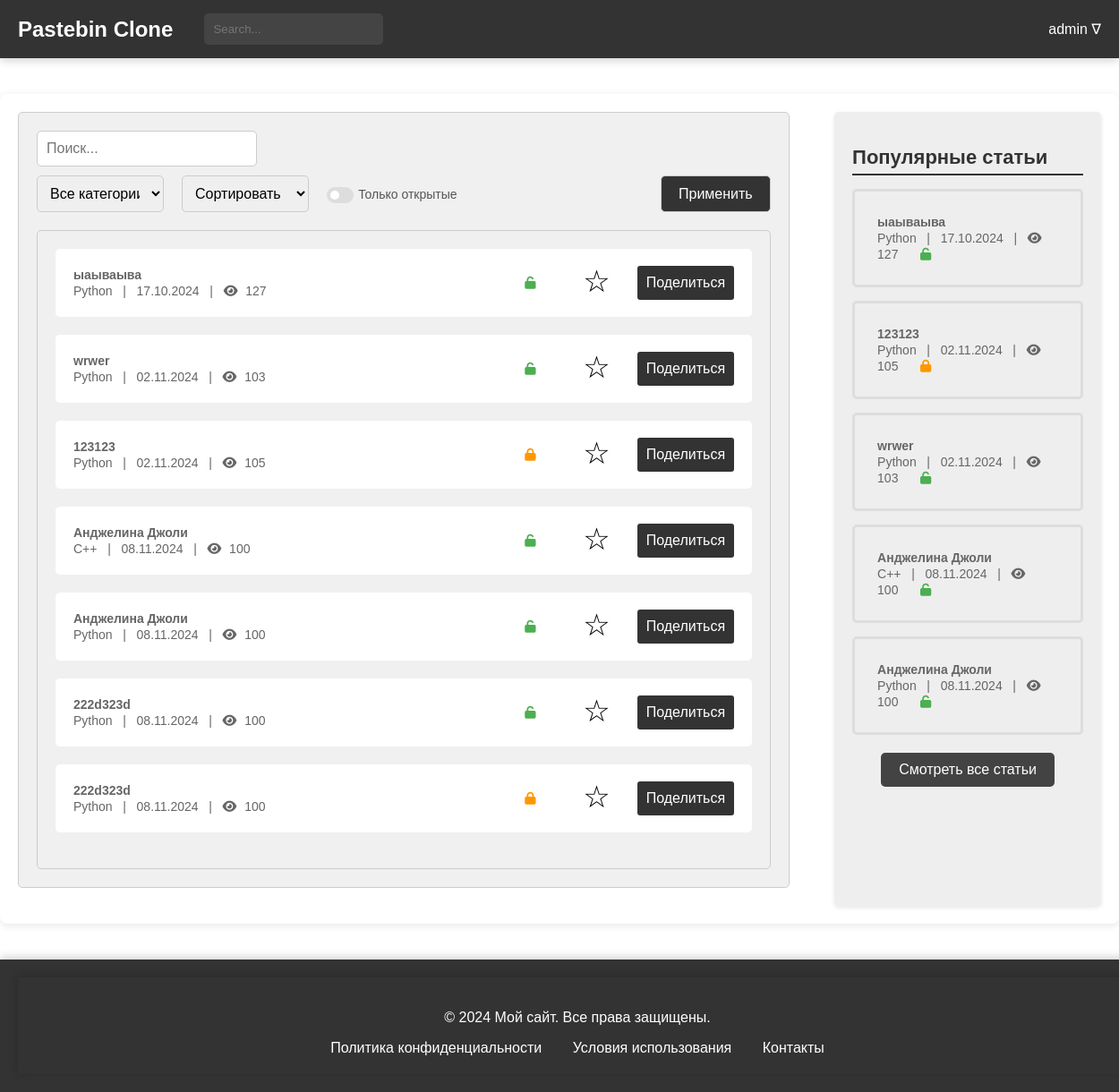
/posts_check/ (signed in), run on the app's committed database.
### users/models.py (models this page shows, shortened)
class CustomUser(AbstractUser):
    bio = models.TextField(blank=True, null=True)
    favorites = models.ManyToManyField('blog.Paste', related_name='favorited_by', blank=True)
    address = models.CharField(max_length=100, blank=True, null=True)
    avatar = models.ImageField(upload_to='avatars/', blank=True, null=True)
    groups = models.ManyToManyField(
        'auth.Group',
        related_name='customuser_set',
        blank=True
    )
    user_permissions = models.ManyToManyField(
        'auth.Permission',
        related_name='customuser_set',
        blank=True
    )
    class Meta:
        verbose_name = "Пользователь"
        verbose_name_plural = "Пользователи"

### blog/models.py (models this page shows, shortened)
class Paste(models.Model):
    ACCESS_STATUS_CHOICES = [
        (0, 'Private'),
        (1, 'Public'),
        (2, 'Draft'),
    ]
    TIME_LIVE_CHOICES = [
        (None, 'Никогда'),
        (timedelta(minutes=2), 'Через 2 минуты'),
        (timedelta(hours=1), 'Через 1 час'),
        (timedelta(days=1), 'Через 1 день'),
        (timedelta(weeks=1), 'Через 1 неделю'),
    ]
    title = models.CharField(max_length=200)
    content = models.TextField()
    author = models.ForeignKey(User, on_delete=models.CASCADE)
    created_at = models.DateTimeField(auto_now_add=True)
    updated_at = models.DateTimeField(auto_now=True)
    slug = models.UUIDField(default=uuid.uuid4, editable=False, unique=True)
    tags = models.ManyToManyField(Tag, related_name='posts')
    category = models.ForeignKey(Category, on_delete=models.SET_NULL, null=True)
    access_status = models.IntegerField(choices=ACCESS_STATUS_CHOICES, default=1)
    time_live = models.DurationField(null=True, blank=True)
    password = models.CharField(max_length=100, null=True, blank=True)
    is_delete_after_read = models.BooleanField(default=False)
    views_count = models.PositiveIntegerField(default=100)
    def get_absolute_url(self):
        return reverse('blog:post-detail', kwargs={'slug': self.slug})
    def get_formatted_created_at(self):
        return self.created_at.strftime('%d.%m.%Y')
    class Meta:
        verbose_name = 'Паста'
        verbose_name_plural = 'Паста'

class Category(models.Model):
    name = models.CharField(max_length=30, unique=True)
    parent = models.ForeignKey(
        'self',
        on_delete=models.CASCADE,
        null=True, blank=True,
        related_name='subcategories'
    )
    def __str__(self):
        return self.name
    class Meta:
        verbose_name = 'Категория'
        verbose_name_plural = 'Категории'

### blog/views.py (the view)
# urls.py: path('posts_check/', views.posts_check, name='posts-check'),
def posts_check(request):
    posts = Paste.objects.all()
    popular_posts = Paste.objects.order_by('-views_count')[:5]
    categories = Category.objects.all()
    category = request.GET.get('category')
    sort_by = request.GET.get('sort')
    access_status = request.GET.get('access_status')
    has_password = request.GET.get('has_password')
    search_query = request.GET.get('search', '')
    posts = sort_and_filter(posts, category, sort_by, access_status, has_password, search_query)
    return render(request, 'blog/posts.html', {
        'posts': posts,
        'popular_posts': popular_posts,
        'categories': categories,
        'selected_category': category,
        'selected_sort': sort_by,
        'has_password': has_password,
        'search_query': search_query
    })

### general/context_processors.py (called while the page is built)
def unread_counts(request):
    if request.user.is_authenticated:
        unread_messages_count = Messages.objects.filter(user=request.user, is_checked=False).count()
        unread_notifications_count = Notifications.objects.filter(user=request.user, is_checked=False).count()
    else:
        unread_messages_count = 0
        unread_notifications_count = 0
    return {
        'unread_messages_count': unread_messages_count,
        'unread_notifications_count': unread_notifications_count,
    }

### blog/templates/blog/posts.html (shortened to what this page needs)
{% extends 'blog/temps/base.html' %}
{% load static %}
{% block head %}
<link rel="stylesheet" type="text/css" href="{% static 'css/posts.css' %}">
<link rel="stylesheet" href="https://cdnjs.cloudflare.com/ajax/libs/font-awesome/4.7.0/css/font-awesome.min.css">
{% endblock %}
{% block content %}
<main>
    <div class="main-container">
        <div class="post-filter">
            <form method="get" action="{% url 'blog:posts-check' %}">
                <input type="search" name="search" placeholder="Поиск..." value="{{ search_query }}">
                <div style="display: flex; justify-content: space-between; margin-top: 10px;">
                    <select name="category" style="width: 35%;">
                        <option value="">Все категории</option>
                    </select>
                    <select name="sort" style="width: 35%; margin-left: 20px;">
                        <option value="">Сортировать по</option>
                    </select>
                    <div class="checkbox-container">
                        <label for="has_password">
                            <span>Только открытые</span>
                            <span></span>
                            <span></span>
                        </label>
                    </div>
                    <button type="submit" style="margin-left: 227px;">Применить</button>
                </div>
            </form>
            <div class="post-list">
                <ul>
                    {% for post in posts %}
                    <li class="post-item">
                        <div class="post-details">
                            <a href="{% url 'blog:post-detail' post.slug %}">
                                <span class="article-title">{{ post.title }}</span>
                                <br>
                                <span class="article-meta">{{ post.category }} &nbsp; | &nbsp; {{ post.get_formatted_created_at }} &nbsp; | &nbsp;
                        <i class="fa fa-eye"></i> <span class="view-count">{{ post.views_count }}</span></span>
                            </a>
                        </div>
                        <div class="post-actions">
                            {% if post.password %}
                            <span class="post-lock"><i class="fa fa-lock" aria-hidden="true"
                                                       style="color: #FF9800;"></i></span>
                            {% else %}
                            <span class="post-lock"><i class="fa fa-unlock" aria-hidden="true"
                                                       style="color: #4CAF50;"></i></span>
                            {% endif %}
                            <span class="post-favorite" data-post-slug="{{ post.slug }}"
                                  onclick="toggleFavorite(this, '{{ post.slug }}')">
                                <span class="star" id="favorite-star"
                                      style="color: {% if post in user.favorites.all %}#FFD700{% else %}black{% endif %};">
                                    {% if post in user.favorites.all %}★{% else %}☆{% endif %}
                                </span>
                            </span>
                            <button class="post-share-button" onclick="copyToClipboard('{{ post.get_absolute_url }}')">
                                Поделиться
                            </button>
                        </div>
                    </li>
                    {% endfor %}
                </ul>
            </div>
        </div>
        {% include 'blog/temps/popular_posts.html' %}
    </div>
</main>
{% endblock %}

### blog/templates/blog/temps/header.html (shortened to what this page needs)
{% load static %}
<head>
    <link rel="stylesheet" type="text/css" href="{% static 'css/header.css' %}">
</head>
<header>
    <div class="header-container">
        <a href="{% url 'blog:index' %}" style='all: unset;'>
            <div class="header-logo">Pastebin Clone</div>
        </a>
        <div class="header-search">
            <form method="get" action="{% url 'blog:posts-check' %}">
                <input type="search" name="search" placeholder="Search..." value="{{ search_query }}">
            </form>
        </div>
        {% if request.user.is_authenticated %}
        <div class="header-auth">
            <span class="dropdown-toggle" style="margin-left: 10px; position: relative;">
                {{ request.user.username }} &#8711;
            </span>
        </div>
        {% else %}
        <div class="header-auth">
            <a href="{% url 'users:login' %}" class="auth-link">Log In /</a>
            <a href="{% url 'users:register' %}" class="auth-link">Sign In</a>
        </div>
        {% endif %}
    </div>
</header>

### blog/templates/blog/temps/popular_posts.html
{% load static %}
<head>
    <link rel="stylesheet" type="text/css" href="{% static 'css/popular_posts.css' %}">
    <link rel="stylesheet" href="https://cdnjs.cloudflare.com/ajax/libs/font-awesome/6.0.0-beta3/css/all.min.css">
</head>
<div class="right-block">
    <h2>Популярные статьи</h2>
    <ul>
        {% for popular_post in popular_posts %}
        <li>
            <a href="{% url 'blog:post-detail' popular_post.slug %}">
                <span class="article-title">{{popular_post.title}}</span>
                <br>
                <span class="article-meta">{{ popular_post.category }} &nbsp; | &nbsp; {{ popular_post.get_formatted_created_at }} &nbsp; |  &nbsp;
                                    <i class="fa fa-eye"></i> <span
                            class="view-count">{{popular_post.views_count}}</span></span>
                {% if popular_post.password %}
                <span><i class="fa fa-lock" aria-hidden="true" style="color: #FF9800;"></i></span>
                {% else %}
                <span><i class="fa fa-unlock" aria-hidden="true" style="color: #4CAF50;"></i></span>
                {% endif %}
            </a>
        </li>
        {% endfor %}
    </ul>
     <div class="all-posts-link">
        <a href="{% url 'blog:posts-check' %}">Смотреть все статьи</a>
    </div>
</div>

### blog/static/css/posts.css (style rules this page uses)
body { margin: 0; padding: 0; font-family: Arial, sans-serif; }
.main-container { display: flex; justify-content: space-between; max-width: 1400px; margin: 40px auto; padding: 20px; box-shadow: 0 2px 10px rgba(0, 0, 0, 0.1); border-radius: 8px; background-color: #ffffff; }
.right-block { width: 30%; background-color: #ccc; padding: 20px; height: 100%; margin-left: 50px; }
.post-list ul { list-style: none; padding: 0; margin: 0; }
.post-list li { margin-bottom: 20px; }
.post-list a { display: block; padding: 10px; background-color: #fff; border-radius: 5px; text-decoration: none; color: #333; transition: background-color 0.3s; }
.post-list span { font-size: 14px; color: #666; }
.post-list i { font-size: 14px; margin-right: 5px; }
.right-block { width: 30%; background-color: #eeeeee; padding: 20px; border-radius: 5px; height: auto; box-shadow: 0 2px 5px rgba(0, 0, 0, 0.1); position: relative; }
.right-block h2 { font-size: 22px; font-weight: bold; margin-bottom: 15px; color: #333; border-bottom: 2px solid #333333FF; padding-bottom: 5px; }
.right-block ul { list-style: none; padding: 0; margin: 0; }
.right-block li { margin-bottom: 15px; padding: 10px; border: 3px solid #ddd; border-radius: 5px; transition: background-color 0.3s; }
.right-block a { display: block; padding: 15px; color: #333; text-decoration: none; border-radius: 5px; transition: background-color 0.3s; }
.right-block span { font-size: 14px; color: #666; }
.right-block i { font-size: 14px; margin-right: 5px; }
.article-title { font-weight: bold; font-size: 34px; }
.post-share-button { padding: 5px 15px; background-color: #f44336; color: white; border: none; border-radius: 3px; cursor: pointer; transition: background-color 0.3s; min-width: 80px; margin-right: 10px; }
.post-actions i.fa-lock { color: #FF9800; }
.post-actions i.fa-unlock { color: #4CAF50; }
.post-actions i.fa-lock, .post-actions i.fa-unlock { margin-left: -50px; }
.view-count { margin-left: 0; }
.post-filter { background-color: #f0f0f0; padding: 20px; border: 1px solid #ccc; border-radius: 5px; margin-bottom: 20px; }
.post-filter form { display: flex; flex-wrap: wrap; justify-content: space-between; }
.post-filter input[type="search"], .post-filter select, .post-filter button[type="submit"] { width: 30%; padding: 10px; font-size: 16px; border: 1px solid #ccc; border-radius: 5px; }
.post-filter button[type="submit"] { background-color: #333; color: #fff; cursor: pointer; margin-left: auto; }
.post-list { background-color: #f0f0f0; border: 1px solid #ccc; border-radius: 5px; margin-top: 20px; padding: 20px; }
.post-item { display: flex; justify-content: space-between; align-items: center; margin-bottom: 20px; background-color: #fff; padding: 10px; border-radius: 5px; transition: background-color 0.3s; }
.post-details { display: flex; flex-direction: column; gap: 10px; }
.post-actions { display: flex; align-items: center; justify-content: space-between; min-width: 350px; }
.post-actions span { margin-right: 15px; }
.post-actions button { width: 30%; padding: 10px; font-size: 16px; background-color: #333; color: white; border: none; border-radius: 3px; cursor: pointer; transition: background-color 0.3s; min-width: 80px; }
.post-lock { margin-left: 200px; }
.post-favorite { margin-right: 10px; cursor: pointer; font-size: 24px; display: inline-block; }
.star { font-size: 34px !important; transition: color 0.3s; margin-top: -5px; display: inline-block; }
.checkbox-container { margin-left: 20px; display: flex; align-items: center; }
.checkbox-container label { position: relative; display: flex; align-items: center; cursor: pointer; font-size: 18px; color: #555; white-space: nowrap; }
.checkbox-container label span:first-child { position: relative; padding-left: 35px; font-size: 14px; }
.checkbox-container label span:nth-child(2) { position: absolute; left: 0; top: 0; width: 30px; height: 18px; background-color: #ddd; border-radius: 15px; transition: 0.3s; }
.checkbox-container label span:nth-child(3) { position: absolute; left: 4px; top: 4px; width: 10px; height: 10px; background-color: #fff; border-radius: 50%; transition: 0.3s; }

### blog/static/css/footer.css (style rules this page uses)
html, body { height: 100%; margin: 0; }
body { display: flex; flex-direction: column; }
main { flex: 1; }

### data on the page
CustomUser: user.username "admin"
Paste: title "ыаываыва", category "Python", get_formatted_created_at "17.10.2024", views_count "127"
Paste: title "wrwer", category "Python", get_formatted_created_at "02.11.2024", views_count "103"
Paste: title "123123", category "Python", get_formatted_created_at "02.11.2024", views_count "105"
Paste: title "Анджелина Джоли", category "С++", get_formatted_created_at "08.11.2024", views_count "100"
Paste: title "Анджелина Джоли", category "Python", get_formatted_created_at "08.11.2024", views_count "100"
Paste: title "222d323d", category "Python", get_formatted_created_at "08.11.2024", views_count "100"
Paste: title "222d323d", category "Python", get_formatted_created_at "08.11.2024", views_count "100"
